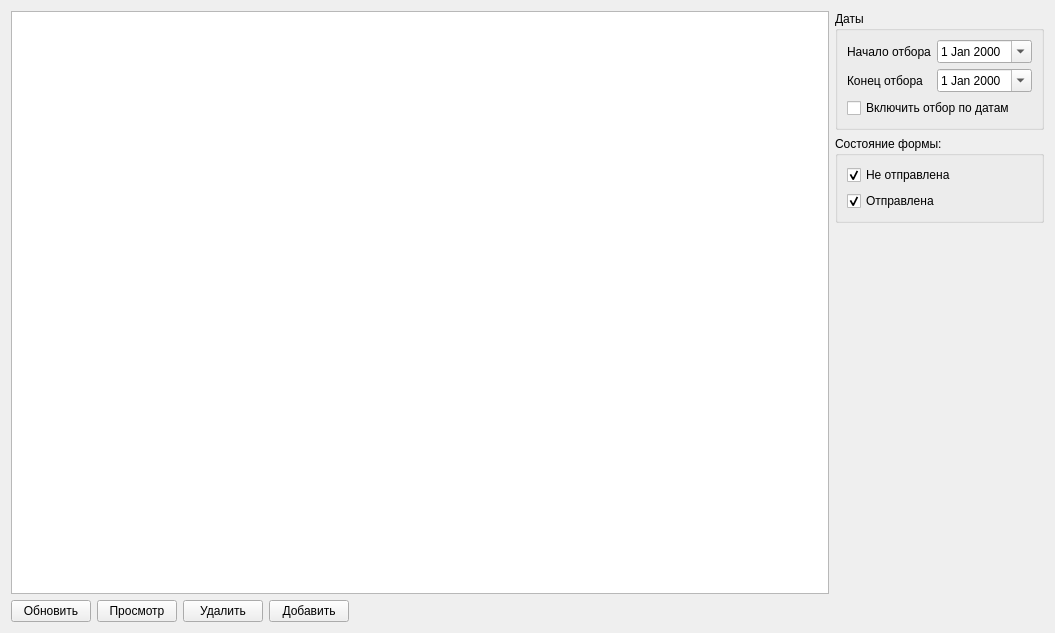
<?xml version="1.0" encoding="UTF-8"?>
<ui version="4.0">
 <class>FCup</class>
 <widget class="QWidget" name="FCup">
  <property name="windowModality">
   <enum>Qt::ApplicationModal</enum>
  </property>
  <property name="geometry">
   <rect>
    <x>0</x>
    <y>0</y>
    <width>1055</width>
    <height>633</height>
   </rect>
  </property>
  <property name="windowTitle">
   <string>Исходящие формы в ЦУП</string>
  </property>
  <property name="windowIcon">
   <iconset resource="res.qrc">
    <normaloff>:/res/1/email_forward.png</normaloff>:/res/1/email_forward.png</iconset>
  </property>
  <layout class="QGridLayout" name="gridLayout">
   <item row="0" column="0">
    <widget class="QTableView" name="tableView"/>
   </item>
   <item row="0" column="1">
    <layout class="QVBoxLayout" name="verticalLayout_4">
     <item>
      <layout class="QVBoxLayout" name="verticalLayout_3">
       <item>
        <widget class="QGroupBox" name="groupBox_3">
         <property name="title">
          <string>Даты</string>
         </property>
         <layout class="QVBoxLayout" name="verticalLayout_2">
          <item>
           <layout class="QHBoxLayout" name="horizontalLayout_2">
            <item>
             <widget class="QLabel" name="label">
              <property name="text">
               <string>Начало отбора</string>
              </property>
             </widget>
            </item>
            <item>
             <widget class="QDateEdit" name="de1">
              <property name="calendarPopup">
               <bool>true</bool>
              </property>
             </widget>
            </item>
           </layout>
          </item>
          <item>
           <layout class="QHBoxLayout" name="horizontalLayout_3">
            <item>
             <widget class="QLabel" name="label_2">
              <property name="text">
               <string>Конец отбора</string>
              </property>
             </widget>
            </item>
            <item>
             <widget class="QDateEdit" name="de2">
              <property name="calendarPopup">
               <bool>true</bool>
              </property>
             </widget>
            </item>
           </layout>
          </item>
          <item>
           <widget class="QCheckBox" name="cbDat">
            <property name="text">
             <string>Включить отбор по датам</string>
            </property>
           </widget>
          </item>
         </layout>
        </widget>
       </item>
       <item>
        <widget class="QGroupBox" name="groupBox">
         <property name="title">
          <string>Состояние формы:</string>
         </property>
         <layout class="QVBoxLayout" name="verticalLayout">
          <item>
           <widget class="QCheckBox" name="cb_notpr">
            <property name="text">
             <string>Не отправлена</string>
            </property>
            <property name="checked">
             <bool>true</bool>
            </property>
           </widget>
          </item>
          <item>
           <widget class="QCheckBox" name="cb_otpr">
            <property name="text">
             <string>Отправлена</string>
            </property>
            <property name="checked">
             <bool>true</bool>
            </property>
           </widget>
          </item>
         </layout>
        </widget>
       </item>
      </layout>
     </item>
     <item>
      <spacer name="verticalSpacer">
       <property name="orientation">
        <enum>Qt::Vertical</enum>
       </property>
       <property name="sizeHint" stdset="0">
        <size>
         <width>20</width>
         <height>40</height>
        </size>
       </property>
      </spacer>
     </item>
    </layout>
   </item>
   <item row="1" column="0">
    <layout class="QHBoxLayout" name="horizontalLayout">
     <item>
      <widget class="QPushButton" name="pb_Refresh">
       <property name="text">
        <string>Обновить</string>
       </property>
       <property name="icon">
        <iconset resource="res.qrc">
         <normaloff>:/res/Sync.png</normaloff>:/res/Sync.png</iconset>
       </property>
       <property name="iconSize">
        <size>
         <width>32</width>
         <height>32</height>
        </size>
       </property>
      </widget>
     </item>
     <item>
      <widget class="QPushButton" name="pbView">
       <property name="text">
        <string>Просмотр</string>
       </property>
       <property name="icon">
        <iconset resource="res.qrc">
         <normaloff>:/res/1/text_align_justity.png</normaloff>:/res/1/text_align_justity.png</iconset>
       </property>
       <property name="iconSize">
        <size>
         <width>32</width>
         <height>32</height>
        </size>
       </property>
      </widget>
     </item>
     <item>
      <widget class="QPushButton" name="pbDel">
       <property name="text">
        <string>Удалить</string>
       </property>
       <property name="icon">
        <iconset resource="res.qrc">
         <normaloff>:/res/1/outlook_clean_up.png</normaloff>:/res/1/outlook_clean_up.png</iconset>
       </property>
       <property name="iconSize">
        <size>
         <width>32</width>
         <height>32</height>
        </size>
       </property>
      </widget>
     </item>
     <item>
      <widget class="QPushButton" name="pbAdd">
       <property name="text">
        <string>Добавить</string>
       </property>
       <property name="icon">
        <iconset resource="res.qrc">
         <normaloff>:/res/1/email_add.png</normaloff>:/res/1/email_add.png</iconset>
       </property>
       <property name="iconSize">
        <size>
         <width>32</width>
         <height>32</height>
        </size>
       </property>
      </widget>
     </item>
     <item>
      <spacer name="horizontalSpacer">
       <property name="orientation">
        <enum>Qt::Horizontal</enum>
       </property>
       <property name="sizeHint" stdset="0">
        <size>
         <width>40</width>
         <height>20</height>
        </size>
       </property>
      </spacer>
     </item>
    </layout>
   </item>
  </layout>
 </widget>
 <resources>
  <include location="res.qrc"/>
 </resources>
 <connections/>
</ui>
